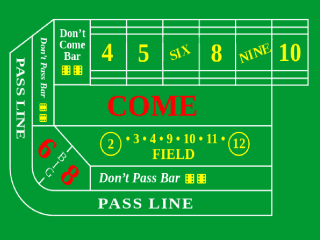
#> input picture data/states/craps/image.png, 320 x 240 px
$ python -i opencv_crop.py   (imports and definitions only)
#> lines starting #> are read from the running program, lines starting #| are printed output that depends on the picture
#> further down, picture is the input picture: shape (240, 320, 3); mean B, G, R 62.5, 160.1, 26.3
import json
import cv2
import numpy as np
from sklearn.cluster import DBSCAN

full_path = 'k:/activite_1/craps-ai/'
# full_path = ''

# Load parameters from the JSON file
# [2 lines not run here, left out]

# Method parameters
# [1 line that did not run here, left out]

# Edge detection parameters
# [1 line that did not run here, left out]

# Blob detection parameters
# [1 line that did not run here, left out]
# [1 line that did not run here, left out]
# [1 line that did not run here, left out]
# [1 line that did not run here, left out]
# [1 line that did not run here, left out]

# DBSCAN parameters
# [1 line that did not run here, left out]

# Set up SimpleBlobDetector parameters

params = cv2.SimpleBlobDetector_Params()
# [17 lines that did not run here, left out]

blob_detector = cv2.SimpleBlobDetector_create(params)


def crop_with_edges(frame):
    # Convert to grayscale and blur
    gray = cv2.cvtColor(frame, cv2.COLOR_BGR2GRAY)
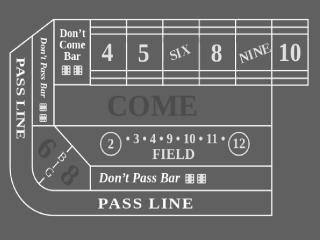
#> gray: shape (240, 320); min 76, max 254, mean 109.3
    blurred = cv2.GaussianBlur(gray, (5, 5), 0)
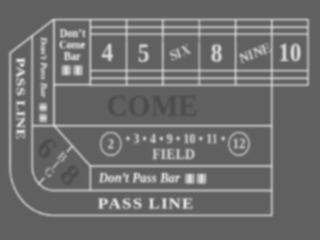
#> blurred: shape (240, 320); min 76, max 222, mean 109.4

    # Binary thresholding
#> (the run stopped early here; a loop or call above may not have finished)
